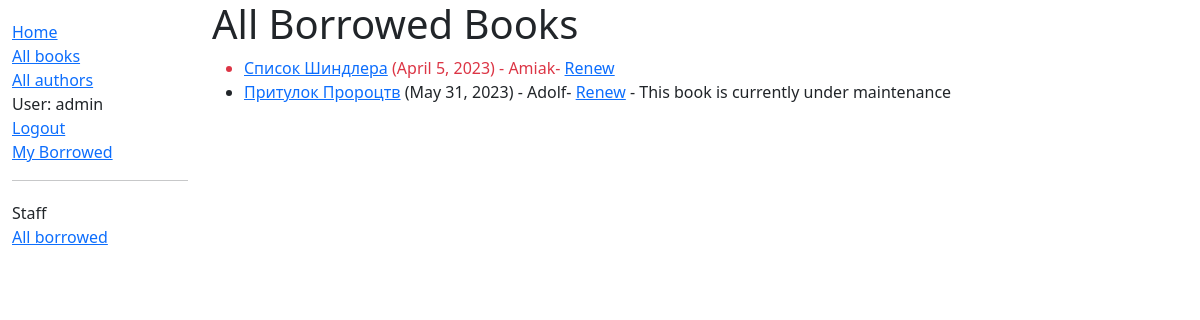
Screenshot of /borrowed/ (signed in) with the database file from the repository.
### WebLib/models.py (models this page shows, shortened)
class BookInstance(models.Model):
    id = models.UUIDField(primary_key=True, default=uuid.uuid4, help_text='Unique ID for this library')
    book = models.ForeignKey('Book', on_delete=models.RESTRICT, null=True)
    imprint = models.CharField(max_length=200)
    due_back = models.DateField(null=True, blank=True)
    borrower = models.ForeignKey(User, on_delete=models.SET_NULL, null=True, blank=True)
    @property
    def is_overdue(self):
        return bool(self.due_back and date.today() > self.due_back)
    LOAN_STATUS = (
        ('m', 'Maintenance'),
        ('o', 'On loan'),
        ('a', 'Available'),
        ('r', 'Reserved'),
    )
    status = models.CharField(
        max_length=1,
        choices=LOAN_STATUS,
        blank=True,
        default='m',
        help_text='Book availability',
    )
    class Meta:
        ordering = ['due_back']
        permissions = (("can_mark_returned", "Set book as returned"),)

class Book(models.Model):
    title = models.CharField(max_length=30)
    summary = models.TextField(max_length=1000, help_text='Enter a information about book')
    author = models.ForeignKey('Author', on_delete=models.SET_NULL, null=True)
    isbn = models.CharField('ISBN', max_length=13, unique=True)
    genre = models.ManyToManyField(Genre, help_text='Select a genre for this book')
    language = models.ForeignKey(Language, on_delete=models.SET_NULL, null=True)
    class Meta:
        ordering = ['title', 'author']
    def display_genre(self):
        return ', '.join([genre.name for genre in self.genre.all()[:3]])
    def display_genre(self):
        return ', '.join([genre.name for genre in self.genre.all()])
    display_genre.short_description = 'Genre'

### WebLib/views.py (the view)
# urls.py: path(r'borrowed/', views.LoanedBooksAllListView.as_view(), name='all-borrowed'),
class LoanedBooksAllListView(PermissionRequiredMixin, generic.ListView):
    model = BookInstance
    permission_required = 'catalog.can_mark_returned'
    template_name = 'WebLib/bookinstance_list_borrowed_all.html'
    def get_queryset(self):
        return BookInstance.objects.filter(Q(status__exact='o') | Q(status__exact='m')).order_by('due_back')

### WebLib/templates/WebLib/bookinstance_list_borrowed_all.html (shortened to what this page needs)
{% extends "base_generic.html" %}
{% block content %}
    <h1>All Borrowed Books</h1>
    {% if bookinstance_list %}
    <ul>
      {% for bookinst in bookinstance_list %}
      <li class="{% if bookinst.is_overdue %}text-danger{% endif %}">
      <a href="{% url 'book-detail' bookinst.book.pk %}">{{bookinst.book.title}}</a> ({{ bookinst.due_back }}) {% if user.is_staff %}- {{ bookinst.borrower }}{% endif %}- {% if perms.WebLib.can_mark_returned %}<a href="{% url 'renew-book-librarian' bookinst.id %}">Renew</a>  {% endif %}
          {% if bookinst.status == 'm' %}- This book is currently under maintenance{% endif %}
      </li>
      {% endfor %}
    </ul>
    {% else %}
      <p>There are no books borrowed.</p>
    {% endif %}
{% endblock %}

### WebLib/templates/base_generic.html (shortened to what this page needs)
<!DOCTYPE html>
<html lang="en">
<head>
  <link href="https://cdn.jsdelivr.net/npm/bootstrap@5.1.3/dist/css/bootstrap.min.css" rel="stylesheet">
  {% load static %}
  <link rel="stylesheet" href="{% static 'css/styles.css' %}">
</head>
<body>
  <div class="container-fluid">
    <div class="row">
      <div class="col-sm-2">
      {% block sidebar %}
          <ul class="sidebar-nav">
              <li><a href="{% url 'index' %}">Home</a></li>
              <li><a href="{% url 'books' %}">All books</a></li>
              <li><a href="{% url 'author' %}">All authors</a></li>
              {% if user.is_authenticated %}
                 <li>User: {{ user.get_username }}</li>
                 <li><a href="{% url 'logout' %}?next={{ request.path }}">Logout</a></li>
              {% else %}
                 <li><a href="{% url 'login' %}?next={{ request.path }}">Login</a></li>
              {% endif %}
              {% if user.is_authenticated %}
                  <li><a href="{% url 'my-borrowed' %}">My Borrowed</a></li>
              {% endif %}
          </ul>
           {% if user.is_staff %}
               <hr>
               <ul class="sidebar-nav">
                   <li>Staff</li>
                   {% if perms.WebLib.can_mark_returned %}
                   <li><a href="{% url 'all-borrowed' %}">All borrowed</a></li>
                   {% endif %}
               </ul>
            {% endif %}
     {% endblock %}
      </div>
      <div class="col-sm-10 ">{% block content %}{% endblock %}</div>
    </div>
  </div>
</body>
</html>

### rows the page displays
BookInstance: book "Список Шиндлера", due_back "April 5, 2023", borrower "Amiak"
BookInstance: book "Притулок Пророцтв", due_back "May 31, 2023", borrower "Adolf", shows "- This book is currently under maintenance"

### other values shown
{{ user.get_username }} "admin"
